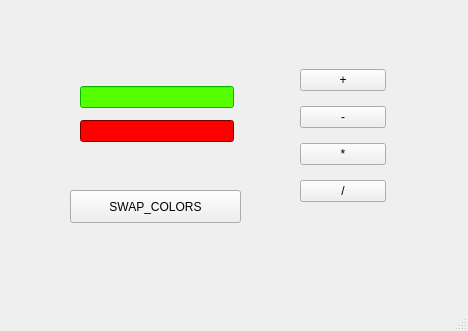
<?xml version="1.0" encoding="UTF-8"?>
<ui version="4.0">
 <class>MainWindow</class>
 <widget class="QMainWindow" name="MainWindow">
  <property name="geometry">
   <rect>
    <x>0</x>
    <y>0</y>
    <width>468</width>
    <height>331</height>
   </rect>
  </property>
  <property name="windowTitle">
   <string>MainWindow</string>
  </property>
  <widget class="QWidget" name="centralwidget">
   <widget class="QPushButton" name="SWP">
    <property name="geometry">
     <rect>
      <x>70</x>
      <y>190</y>
      <width>171</width>
      <height>33</height>
     </rect>
    </property>
    <property name="text">
     <string>SWAP_COLORS</string>
    </property>
   </widget>
   <widget class="QWidget" name="">
    <property name="geometry">
     <rect>
      <x>80</x>
      <y>80</y>
      <width>154</width>
      <height>70</height>
     </rect>
    </property>
    <layout class="QVBoxLayout" name="tbs">
     <item>
      <widget class="QLineEdit" name="numA">
       <property name="palette">
        <palette>
         <active>
          <colorrole role="WindowText">
           <brush brushstyle="SolidPattern">
            <color alpha="255">
             <red>0</red>
             <green>0</green>
             <blue>0</blue>
            </color>
           </brush>
          </colorrole>
          <colorrole role="Button">
           <brush brushstyle="SolidPattern">
            <color alpha="255">
             <red>0</red>
             <green>255</green>
             <blue>0</blue>
            </color>
           </brush>
          </colorrole>
          <colorrole role="Light">
           <brush brushstyle="SolidPattern">
            <color alpha="255">
             <red>127</red>
             <green>255</green>
             <blue>127</blue>
            </color>
           </brush>
          </colorrole>
          <colorrole role="Midlight">
           <brush brushstyle="SolidPattern">
            <color alpha="255">
             <red>63</red>
             <green>255</green>
             <blue>63</blue>
            </color>
           </brush>
          </colorrole>
          <colorrole role="Dark">
           <brush brushstyle="SolidPattern">
            <color alpha="255">
             <red>0</red>
             <green>127</green>
             <blue>0</blue>
            </color>
           </brush>
          </colorrole>
          <colorrole role="Mid">
           <brush brushstyle="SolidPattern">
            <color alpha="255">
             <red>0</red>
             <green>170</green>
             <blue>0</blue>
            </color>
           </brush>
          </colorrole>
          <colorrole role="Text">
           <brush brushstyle="SolidPattern">
            <color alpha="255">
             <red>0</red>
             <green>0</green>
             <blue>0</blue>
            </color>
           </brush>
          </colorrole>
          <colorrole role="BrightText">
           <brush brushstyle="SolidPattern">
            <color alpha="255">
             <red>255</red>
             <green>255</green>
             <blue>255</blue>
            </color>
           </brush>
          </colorrole>
          <colorrole role="ButtonText">
           <brush brushstyle="SolidPattern">
            <color alpha="255">
             <red>0</red>
             <green>0</green>
             <blue>0</blue>
            </color>
           </brush>
          </colorrole>
          <colorrole role="Base">
           <brush brushstyle="SolidPattern">
            <color alpha="255">
             <red>85</red>
             <green>255</green>
             <blue>0</blue>
            </color>
           </brush>
          </colorrole>
          <colorrole role="Window">
           <brush brushstyle="SolidPattern">
            <color alpha="255">
             <red>0</red>
             <green>255</green>
             <blue>0</blue>
            </color>
           </brush>
          </colorrole>
          <colorrole role="Shadow">
           <brush brushstyle="SolidPattern">
            <color alpha="255">
             <red>0</red>
             <green>0</green>
             <blue>0</blue>
            </color>
           </brush>
          </colorrole>
          <colorrole role="AlternateBase">
           <brush brushstyle="SolidPattern">
            <color alpha="255">
             <red>127</red>
             <green>255</green>
             <blue>127</blue>
            </color>
           </brush>
          </colorrole>
          <colorrole role="ToolTipBase">
           <brush brushstyle="SolidPattern">
            <color alpha="255">
             <red>255</red>
             <green>255</green>
             <blue>220</blue>
            </color>
           </brush>
          </colorrole>
          <colorrole role="ToolTipText">
           <brush brushstyle="SolidPattern">
            <color alpha="255">
             <red>0</red>
             <green>0</green>
             <blue>0</blue>
            </color>
           </brush>
          </colorrole>
          <colorrole role="PlaceholderText">
           <brush brushstyle="SolidPattern">
            <color alpha="128">
             <red>0</red>
             <green>0</green>
             <blue>0</blue>
            </color>
           </brush>
          </colorrole>
         </active>
         <inactive>
          <colorrole role="WindowText">
           <brush brushstyle="SolidPattern">
            <color alpha="255">
             <red>0</red>
             <green>0</green>
             <blue>0</blue>
            </color>
           </brush>
          </colorrole>
          <colorrole role="Button">
           <brush brushstyle="SolidPattern">
            <color alpha="255">
             <red>0</red>
             <green>255</green>
             <blue>0</blue>
            </color>
           </brush>
          </colorrole>
          <colorrole role="Light">
           <brush brushstyle="SolidPattern">
            <color alpha="255">
             <red>127</red>
             <green>255</green>
             <blue>127</blue>
            </color>
           </brush>
          </colorrole>
          <colorrole role="Midlight">
           <brush brushstyle="SolidPattern">
            <color alpha="255">
             <red>63</red>
             <green>255</green>
             <blue>63</blue>
            </color>
           </brush>
          </colorrole>
          <colorrole role="Dark">
           <brush brushstyle="SolidPattern">
            <color alpha="255">
             <red>0</red>
             <green>127</green>
             <blue>0</blue>
            </color>
           </brush>
          </colorrole>
          <colorrole role="Mid">
           <brush brushstyle="SolidPattern">
            <color alpha="255">
             <red>0</red>
             <green>170</green>
             <blue>0</blue>
            </color>
           </brush>
          </colorrole>
          <colorrole role="Text">
           <brush brushstyle="SolidPattern">
            <color alpha="255">
             <red>0</red>
             <green>0</green>
             <blue>0</blue>
            </color>
           </brush>
          </colorrole>
          <colorrole role="BrightText">
           <brush brushstyle="SolidPattern">
            <color alpha="255">
             <red>255</red>
             <green>255</green>
             <blue>255</blue>
            </color>
           </brush>
          </colorrole>
          <colorrole role="ButtonText">
           <brush brushstyle="SolidPattern">
            <color alpha="255">
             <red>0</red>
             <green>0</green>
             <blue>0</blue>
            </color>
           </brush>
          </colorrole>
          <colorrole role="Base">
           <brush brushstyle="SolidPattern">
            <color alpha="255">
             <red>85</red>
             <green>255</green>
             <blue>0</blue>
            </color>
           </brush>
          </colorrole>
          <colorrole role="Window">
           <brush brushstyle="SolidPattern">
            <color alpha="255">
             <red>0</red>
             <green>255</green>
             <blue>0</blue>
            </color>
           </brush>
          </colorrole>
          <colorrole role="Shadow">
           <brush brushstyle="SolidPattern">
            <color alpha="255">
             <red>0</red>
             <green>0</green>
             <blue>0</blue>
            </color>
           </brush>
          </colorrole>
          <colorrole role="AlternateBase">
           <brush brushstyle="SolidPattern">
            <color alpha="255">
             <red>127</red>
             <green>255</green>
             <blue>127</blue>
            </color>
           </brush>
          </colorrole>
          <colorrole role="ToolTipBase">
           <brush brushstyle="SolidPattern">
            <color alpha="255">
             <red>255</red>
             <green>255</green>
             <blue>220</blue>
            </color>
           </brush>
          </colorrole>
          <colorrole role="ToolTipText">
           <brush brushstyle="SolidPattern">
            <color alpha="255">
             <red>0</red>
             <green>0</green>
             <blue>0</blue>
            </color>
           </brush>
          </colorrole>
          <colorrole role="PlaceholderText">
           <brush brushstyle="SolidPattern">
            <color alpha="128">
             <red>0</red>
             <green>0</green>
             <blue>0</blue>
            </color>
           </brush>
          </colorrole>
         </inactive>
         <disabled>
          <colorrole role="WindowText">
           <brush brushstyle="SolidPattern">
            <color alpha="255">
             <red>0</red>
             <green>127</green>
             <blue>0</blue>
            </color>
           </brush>
          </colorrole>
          <colorrole role="Button">
           <brush brushstyle="SolidPattern">
            <color alpha="255">
             <red>0</red>
             <green>255</green>
             <blue>0</blue>
            </color>
           </brush>
          </colorrole>
          <colorrole role="Light">
           <brush brushstyle="SolidPattern">
            <color alpha="255">
             <red>127</red>
             <green>255</green>
             <blue>127</blue>
            </color>
           </brush>
          </colorrole>
          <colorrole role="Midlight">
           <brush brushstyle="SolidPattern">
            <color alpha="255">
             <red>63</red>
             <green>255</green>
             <blue>63</blue>
            </color>
           </brush>
          </colorrole>
          <colorrole role="Dark">
           <brush brushstyle="SolidPattern">
            <color alpha="255">
             <red>0</red>
             <green>127</green>
             <blue>0</blue>
            </color>
           </brush>
          </colorrole>
          <colorrole role="Mid">
           <brush brushstyle="SolidPattern">
            <color alpha="255">
             <red>0</red>
             <green>170</green>
             <blue>0</blue>
            </color>
           </brush>
          </colorrole>
          <colorrole role="Text">
           <brush brushstyle="SolidPattern">
            <color alpha="255">
             <red>0</red>
             <green>127</green>
             <blue>0</blue>
            </color>
           </brush>
          </colorrole>
          <colorrole role="BrightText">
           <brush brushstyle="SolidPattern">
            <color alpha="255">
             <red>255</red>
             <green>255</green>
             <blue>255</blue>
            </color>
           </brush>
          </colorrole>
          <colorrole role="ButtonText">
           <brush brushstyle="SolidPattern">
            <color alpha="255">
             <red>0</red>
             <green>127</green>
             <blue>0</blue>
            </color>
           </brush>
          </colorrole>
          <colorrole role="Base">
           <brush brushstyle="SolidPattern">
            <color alpha="255">
             <red>0</red>
             <green>255</green>
             <blue>0</blue>
            </color>
           </brush>
          </colorrole>
          <colorrole role="Window">
           <brush brushstyle="SolidPattern">
            <color alpha="255">
             <red>0</red>
             <green>255</green>
             <blue>0</blue>
            </color>
           </brush>
          </colorrole>
          <colorrole role="Shadow">
           <brush brushstyle="SolidPattern">
            <color alpha="255">
             <red>0</red>
             <green>0</green>
             <blue>0</blue>
            </color>
           </brush>
          </colorrole>
          <colorrole role="AlternateBase">
           <brush brushstyle="SolidPattern">
            <color alpha="255">
             <red>0</red>
             <green>255</green>
             <blue>0</blue>
            </color>
           </brush>
          </colorrole>
          <colorrole role="ToolTipBase">
           <brush brushstyle="SolidPattern">
            <color alpha="255">
             <red>255</red>
             <green>255</green>
             <blue>220</blue>
            </color>
           </brush>
          </colorrole>
          <colorrole role="ToolTipText">
           <brush brushstyle="SolidPattern">
            <color alpha="255">
             <red>0</red>
             <green>0</green>
             <blue>0</blue>
            </color>
           </brush>
          </colorrole>
          <colorrole role="PlaceholderText">
           <brush brushstyle="SolidPattern">
            <color alpha="128">
             <red>0</red>
             <green>0</green>
             <blue>0</blue>
            </color>
           </brush>
          </colorrole>
         </disabled>
        </palette>
       </property>
      </widget>
     </item>
     <item>
      <widget class="QLineEdit" name="numB">
       <property name="palette">
        <palette>
         <active>
          <colorrole role="WindowText">
           <brush brushstyle="SolidPattern">
            <color alpha="255">
             <red>0</red>
             <green>0</green>
             <blue>0</blue>
            </color>
           </brush>
          </colorrole>
          <colorrole role="Button">
           <brush brushstyle="SolidPattern">
            <color alpha="255">
             <red>170</red>
             <green>0</green>
             <blue>0</blue>
            </color>
           </brush>
          </colorrole>
          <colorrole role="Light">
           <brush brushstyle="SolidPattern">
            <color alpha="255">
             <red>255</red>
             <green>0</green>
             <blue>0</blue>
            </color>
           </brush>
          </colorrole>
          <colorrole role="Midlight">
           <brush brushstyle="SolidPattern">
            <color alpha="255">
             <red>212</red>
             <green>0</green>
             <blue>0</blue>
            </color>
           </brush>
          </colorrole>
          <colorrole role="Dark">
           <brush brushstyle="SolidPattern">
            <color alpha="255">
             <red>85</red>
             <green>0</green>
             <blue>0</blue>
            </color>
           </brush>
          </colorrole>
          <colorrole role="Mid">
           <brush brushstyle="SolidPattern">
            <color alpha="255">
             <red>113</red>
             <green>0</green>
             <blue>0</blue>
            </color>
           </brush>
          </colorrole>
          <colorrole role="Text">
           <brush brushstyle="SolidPattern">
            <color alpha="255">
             <red>0</red>
             <green>0</green>
             <blue>0</blue>
            </color>
           </brush>
          </colorrole>
          <colorrole role="BrightText">
           <brush brushstyle="SolidPattern">
            <color alpha="255">
             <red>255</red>
             <green>255</green>
             <blue>255</blue>
            </color>
           </brush>
          </colorrole>
          <colorrole role="ButtonText">
           <brush brushstyle="SolidPattern">
            <color alpha="255">
             <red>0</red>
             <green>0</green>
             <blue>0</blue>
            </color>
           </brush>
          </colorrole>
          <colorrole role="Base">
           <brush brushstyle="SolidPattern">
            <color alpha="255">
             <red>255</red>
             <green>0</green>
             <blue>0</blue>
            </color>
           </brush>
          </colorrole>
          <colorrole role="Window">
           <brush brushstyle="SolidPattern">
            <color alpha="255">
             <red>170</red>
             <green>0</green>
             <blue>0</blue>
            </color>
           </brush>
          </colorrole>
          <colorrole role="Shadow">
           <brush brushstyle="SolidPattern">
            <color alpha="255">
             <red>0</red>
             <green>0</green>
             <blue>0</blue>
            </color>
           </brush>
          </colorrole>
          <colorrole role="AlternateBase">
           <brush brushstyle="SolidPattern">
            <color alpha="255">
             <red>212</red>
             <green>127</green>
             <blue>127</blue>
            </color>
           </brush>
          </colorrole>
          <colorrole role="ToolTipBase">
           <brush brushstyle="SolidPattern">
            <color alpha="255">
             <red>255</red>
             <green>255</green>
             <blue>220</blue>
            </color>
           </brush>
          </colorrole>
          <colorrole role="ToolTipText">
           <brush brushstyle="SolidPattern">
            <color alpha="255">
             <red>0</red>
             <green>0</green>
             <blue>0</blue>
            </color>
           </brush>
          </colorrole>
          <colorrole role="PlaceholderText">
           <brush brushstyle="SolidPattern">
            <color alpha="128">
             <red>0</red>
             <green>0</green>
             <blue>0</blue>
            </color>
           </brush>
          </colorrole>
         </active>
         <inactive>
          <colorrole role="WindowText">
           <brush brushstyle="SolidPattern">
            <color alpha="255">
             <red>0</red>
             <green>0</green>
             <blue>0</blue>
            </color>
           </brush>
          </colorrole>
          <colorrole role="Button">
           <brush brushstyle="SolidPattern">
            <color alpha="255">
             <red>170</red>
             <green>0</green>
             <blue>0</blue>
            </color>
           </brush>
          </colorrole>
          <colorrole role="Light">
           <brush brushstyle="SolidPattern">
            <color alpha="255">
             <red>255</red>
             <green>0</green>
             <blue>0</blue>
            </color>
           </brush>
          </colorrole>
          <colorrole role="Midlight">
           <brush brushstyle="SolidPattern">
            <color alpha="255">
             <red>212</red>
             <green>0</green>
             <blue>0</blue>
            </color>
           </brush>
          </colorrole>
          <colorrole role="Dark">
           <brush brushstyle="SolidPattern">
            <color alpha="255">
             <red>85</red>
             <green>0</green>
             <blue>0</blue>
            </color>
           </brush>
          </colorrole>
          <colorrole role="Mid">
           <brush brushstyle="SolidPattern">
            <color alpha="255">
             <red>113</red>
             <green>0</green>
             <blue>0</blue>
            </color>
           </brush>
          </colorrole>
          <colorrole role="Text">
           <brush brushstyle="SolidPattern">
            <color alpha="255">
             <red>0</red>
             <green>0</green>
             <blue>0</blue>
            </color>
           </brush>
          </colorrole>
          <colorrole role="BrightText">
           <brush brushstyle="SolidPattern">
            <color alpha="255">
             <red>255</red>
             <green>255</green>
             <blue>255</blue>
            </color>
           </brush>
          </colorrole>
          <colorrole role="ButtonText">
           <brush brushstyle="SolidPattern">
            <color alpha="255">
             <red>0</red>
             <green>0</green>
             <blue>0</blue>
            </color>
           </brush>
          </colorrole>
          <colorrole role="Base">
           <brush brushstyle="SolidPattern">
            <color alpha="255">
             <red>255</red>
             <green>0</green>
             <blue>0</blue>
            </color>
           </brush>
          </colorrole>
          <colorrole role="Window">
           <brush brushstyle="SolidPattern">
            <color alpha="255">
             <red>170</red>
             <green>0</green>
             <blue>0</blue>
            </color>
           </brush>
          </colorrole>
          <colorrole role="Shadow">
           <brush brushstyle="SolidPattern">
            <color alpha="255">
             <red>0</red>
             <green>0</green>
             <blue>0</blue>
            </color>
           </brush>
          </colorrole>
          <colorrole role="AlternateBase">
           <brush brushstyle="SolidPattern">
            <color alpha="255">
             <red>212</red>
             <green>127</green>
             <blue>127</blue>
            </color>
           </brush>
          </colorrole>
          <colorrole role="ToolTipBase">
           <brush brushstyle="SolidPattern">
            <color alpha="255">
             <red>255</red>
             <green>255</green>
             <blue>220</blue>
            </color>
           </brush>
          </colorrole>
          <colorrole role="ToolTipText">
           <brush brushstyle="SolidPattern">
            <color alpha="255">
             <red>0</red>
             <green>0</green>
             <blue>0</blue>
            </color>
           </brush>
          </colorrole>
          <colorrole role="PlaceholderText">
           <brush brushstyle="SolidPattern">
            <color alpha="128">
             <red>0</red>
             <green>0</green>
             <blue>0</blue>
            </color>
           </brush>
          </colorrole>
         </inactive>
         <disabled>
          <colorrole role="WindowText">
           <brush brushstyle="SolidPattern">
            <color alpha="255">
             <red>85</red>
             <green>0</green>
             <blue>0</blue>
            </color>
           </brush>
          </colorrole>
          <colorrole role="Button">
           <brush brushstyle="SolidPattern">
            <color alpha="255">
             <red>170</red>
             <green>0</green>
             <blue>0</blue>
            </color>
           </brush>
          </colorrole>
          <colorrole role="Light">
           <brush brushstyle="SolidPattern">
            <color alpha="255">
             <red>255</red>
             <green>0</green>
             <blue>0</blue>
            </color>
           </brush>
          </colorrole>
          <colorrole role="Midlight">
           <brush brushstyle="SolidPattern">
            <color alpha="255">
             <red>212</red>
             <green>0</green>
             <blue>0</blue>
            </color>
           </brush>
          </colorrole>
          <colorrole role="Dark">
           <brush brushstyle="SolidPattern">
            <color alpha="255">
             <red>85</red>
             <green>0</green>
             <blue>0</blue>
            </color>
           </brush>
          </colorrole>
          <colorrole role="Mid">
           <brush brushstyle="SolidPattern">
            <color alpha="255">
             <red>113</red>
             <green>0</green>
             <blue>0</blue>
            </color>
           </brush>
          </colorrole>
          <colorrole role="Text">
           <brush brushstyle="SolidPattern">
            <color alpha="255">
             <red>85</red>
             <green>0</green>
             <blue>0</blue>
            </color>
           </brush>
          </colorrole>
          <colorrole role="BrightText">
           <brush brushstyle="SolidPattern">
            <color alpha="255">
             <red>255</red>
             <green>255</green>
             <blue>255</blue>
            </color>
           </brush>
          </colorrole>
          <colorrole role="ButtonText">
           <brush brushstyle="SolidPattern">
            <color alpha="255">
             <red>85</red>
             <green>0</green>
             <blue>0</blue>
            </color>
           </brush>
          </colorrole>
          <colorrole role="Base">
           <brush brushstyle="SolidPattern">
            <color alpha="255">
             <red>170</red>
             <green>0</green>
             <blue>0</blue>
            </color>
           </brush>
          </colorrole>
          <colorrole role="Window">
           <brush brushstyle="SolidPattern">
            <color alpha="255">
             <red>170</red>
             <green>0</green>
             <blue>0</blue>
            </color>
           </brush>
          </colorrole>
          <colorrole role="Shadow">
           <brush brushstyle="SolidPattern">
            <color alpha="255">
             <red>0</red>
             <green>0</green>
             <blue>0</blue>
            </color>
           </brush>
          </colorrole>
          <colorrole role="AlternateBase">
           <brush brushstyle="SolidPattern">
            <color alpha="255">
             <red>170</red>
             <green>0</green>
             <blue>0</blue>
            </color>
           </brush>
          </colorrole>
          <colorrole role="ToolTipBase">
           <brush brushstyle="SolidPattern">
            <color alpha="255">
             <red>255</red>
             <green>255</green>
             <blue>220</blue>
            </color>
           </brush>
          </colorrole>
          <colorrole role="ToolTipText">
           <brush brushstyle="SolidPattern">
            <color alpha="255">
             <red>0</red>
             <green>0</green>
             <blue>0</blue>
            </color>
           </brush>
          </colorrole>
          <colorrole role="PlaceholderText">
           <brush brushstyle="SolidPattern">
            <color alpha="128">
             <red>0</red>
             <green>0</green>
             <blue>0</blue>
            </color>
           </brush>
          </colorrole>
         </disabled>
        </palette>
       </property>
      </widget>
     </item>
    </layout>
   </widget>
   <widget class="QWidget" name="">
    <property name="geometry">
     <rect>
      <x>300</x>
      <y>60</y>
      <width>86</width>
      <height>152</height>
     </rect>
    </property>
    <layout class="QVBoxLayout" name="fns">
     <item>
      <widget class="QPushButton" name="add">
       <property name="text">
        <string>+</string>
       </property>
      </widget>
     </item>
     <item>
      <widget class="QPushButton" name="subtract">
       <property name="text">
        <string>-</string>
       </property>
      </widget>
     </item>
     <item>
      <widget class="QPushButton" name="multiply">
       <property name="text">
        <string>*</string>
       </property>
      </widget>
     </item>
     <item>
      <widget class="QPushButton" name="divide">
       <property name="text">
        <string>/</string>
       </property>
      </widget>
     </item>
    </layout>
   </widget>
  </widget>
  <widget class="QMenuBar" name="menubar">
   <property name="geometry">
    <rect>
     <x>0</x>
     <y>0</y>
     <width>468</width>
     <height>29</height>
    </rect>
   </property>
  </widget>
  <widget class="QStatusBar" name="statusbar"/>
 </widget>
 <resources/>
 <connections/>
</ui>
